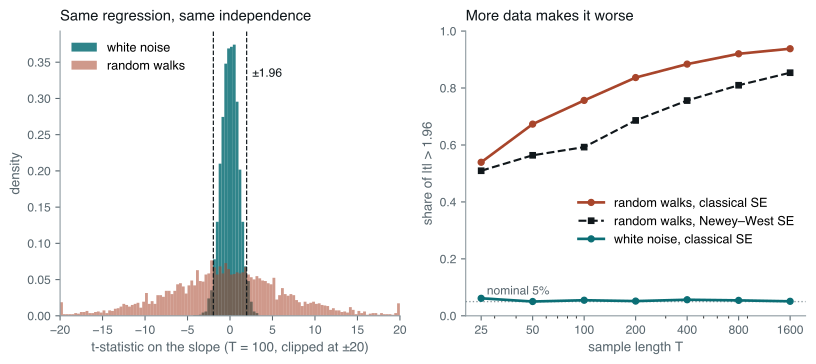

Generate this figure with Python:
# Spurious regression: two independent random walks look related.
#
#   Left  — the t-statistic on the slope when y is regressed on x, for two
#           independent series of length 100. With white noise it is standard
#           normal, as the textbook promises. With random walks it is spread so
#           widely that |t| > 1.96 is the typical outcome, not the exception.
#   Right — the false-rejection rate of a nominal 5% test as the sample grows.
#           For white noise it sits at 5%. For random walks it *rises* with T,
#           because the t-statistic diverges at rate sqrt(T) (Phillips, 1986);
#           Newey-West standard errors slow the divergence but do not stop it.
#
# Every series is independent of every other, so every rejection is false.
#
# Run standalone:  uv run --no-project --with matplotlib,numpy python <path>

import os

os.environ.setdefault("SOURCE_DATE_EPOCH", "1735689600")

import matplotlib

matplotlib.use("Agg")
matplotlib.rcParams["svg.fonttype"] = "path"
matplotlib.rcParams["svg.hashsalt"] = "em_spurious"
matplotlib.rcParams["font.family"] = ["Helvetica", "Arial", "DejaVu Sans"]

from pathlib import Path

import matplotlib.pyplot as plt
import numpy as np

INK = "#10171B"
MUTED = "#58666E"
TEAL = "#0B6E75"
RUST = "#A8452B"
GREY = "#8A979D"

TRIALS = 4000
CHUNK = 500
LENGTHS = [25, 50, 100, 200, 400, 800, 1600]


def slope_stats(x: np.ndarray, y: np.ndarray) -> tuple[np.ndarray, np.ndarray, np.ndarray, np.ndarray]:
    """OLS of y on (1, x), row by row: t with classical SE, t with Newey-West SE, R-squared."""
    T = x.shape[1]
    xc = x - x.mean(axis=1, keepdims=True)
    yc = y - y.mean(axis=1, keepdims=True)
    sxx = (xc * xc).sum(axis=1)
    beta = (xc * yc).sum(axis=1) / sxx
    resid = yc - beta[:, None] * xc
    ssr = (resid * resid).sum(axis=1)
    t_ols = beta / np.sqrt(ssr / (T - 2) / sxx)

    lags = int(np.floor(4 * (T / 100) ** (2 / 9)))
    score = xc * resid
    meat = (score * score).sum(axis=1)
    for k in range(1, lags + 1):
        meat += 2 * (1 - k / (lags + 1)) * (score[:, k:] * score[:, :-k]).sum(axis=1)
    t_nw = beta / (np.sqrt(meat) / sxx)

    r2 = 1 - ssr / (yc * yc).sum(axis=1)
    return t_ols, t_nw, r2, beta


def simulate(T: int, walk: bool, rng: np.random.Generator) -> tuple[np.ndarray, np.ndarray, np.ndarray]:
    t_ols, t_nw, r2 = [], [], []
    for start in range(0, TRIALS, CHUNK):
        n = min(CHUNK, TRIALS - start)
        x = rng.standard_normal((n, T))
        y = rng.standard_normal((n, T))
        if walk:
            x = x.cumsum(axis=1)
            y = y.cumsum(axis=1)
        a, b, c, _ = slope_stats(x, y)
        t_ols.append(a)
        t_nw.append(b)
        r2.append(c)
    return np.concatenate(t_ols), np.concatenate(t_nw), np.concatenate(r2)


def main() -> None:
    rng = np.random.default_rng(20260913)

    rows = []
    hist = {}
    for T in LENGTHS:
        t_iid, _, r2_iid = simulate(T, walk=False, rng=rng)
        t_rw, t_rw_nw, r2_rw = simulate(T, walk=True, rng=rng)
        rows.append(
            (
                T,
                np.mean(np.abs(t_iid) > 1.96),
                np.mean(np.abs(t_rw) > 1.96),
                np.mean(np.abs(t_rw_nw) > 1.96),
                np.median(np.abs(t_rw)),
                np.median(r2_iid),
                np.median(r2_rw),
                np.mean(r2_rw > 0.3),
            )
        )
        if T == 100:
            hist = {"iid": t_iid, "rw": t_rw}

    rows = np.array(rows)

    fig, (axL, axR) = plt.subplots(1, 2, figsize=(8.6, 3.9))

    bins = np.linspace(-20, 20, 121)
    axL.hist(np.clip(hist["iid"], -20, 20), bins=bins, density=True, color=TEAL, alpha=0.85, label="white noise")
    axL.hist(np.clip(hist["rw"], -20, 20), bins=bins, density=True, color=RUST, alpha=0.55, label="random walks")
    for v in (-1.96, 1.96):
        axL.axvline(v, color=INK, lw=0.9, ls="--")
    axL.set_xlim(-20, 20)
    axL.set_xlabel("t-statistic on the slope (T = 100, clipped at ±20)", fontsize=10, color=MUTED)
    axL.set_ylabel("density", fontsize=10, color=MUTED)
    axL.set_title("Same regression, same independence", fontsize=11, color=INK, loc="left", pad=8)
    axL.text(2.6, 0.33, "±1.96", fontsize=9, color=INK)
    axL.legend(frameon=False, fontsize=9.5, loc="upper left")

    Ts = rows[:, 0]
    axR.axhline(0.05, color=GREY, lw=1.0, ls=":")
    axR.plot(Ts, rows[:, 2], "o-", color=RUST, lw=2.0, ms=4.5, label="random walks, classical SE")
    axR.plot(Ts, rows[:, 3], "s--", color=INK, lw=1.6, ms=4.0, label="random walks, Newey–West SE")
    axR.plot(Ts, rows[:, 1], "o-", color=TEAL, lw=2.0, ms=4.5, label="white noise, classical SE")
    axR.set_xscale("log")
    axR.set_xticks(LENGTHS)
    axR.set_xticklabels([str(t) for t in LENGTHS])
    axR.set_ylim(0, 1.0)
    axR.set_xlabel("sample length T", fontsize=10, color=MUTED)
    axR.set_ylabel("share of |t| > 1.96", fontsize=10, color=MUTED)
    axR.set_title("More data makes it worse", fontsize=11, color=INK, loc="left", pad=8)
    axR.text(27, 0.075, "nominal 5%", fontsize=9, color=MUTED)
    axR.legend(frameon=False, fontsize=9.5, loc="center right", bbox_to_anchor=(1.0, 0.33))

    for ax in (axL, axR):
        ax.tick_params(labelsize=9, colors=MUTED)
        for side in ("top", "right"):
            ax.spines[side].set_visible(False)
        for side in ("left", "bottom"):
            ax.spines[side].set_color(GREY)

    fig.tight_layout()
    out = Path(__file__).with_suffix("")
    for ext in ("pdf", "svg"):
        fig.savefig(f"{out}.{ext}", transparent=True, bbox_inches="tight")

    print(f"{'T':>5} {'rej iid':>8} {'rej RW':>8} {'rej RW NW':>10} {'med|t| RW':>10} {'medR2 iid':>10} {'medR2 RW':>9} {'P(R2>.3) RW':>12}")
    for r in rows:
        print(f"{int(r[0]):5d} {r[1]:8.3f} {r[2]:8.3f} {r[3]:10.3f} {r[4]:10.2f} {r[5]:10.4f} {r[6]:9.3f} {r[7]:12.3f}")


main()
